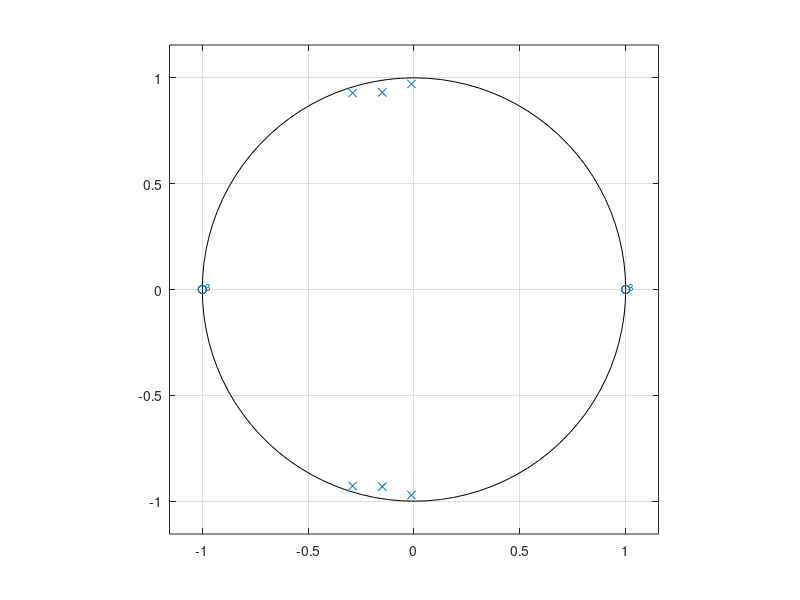
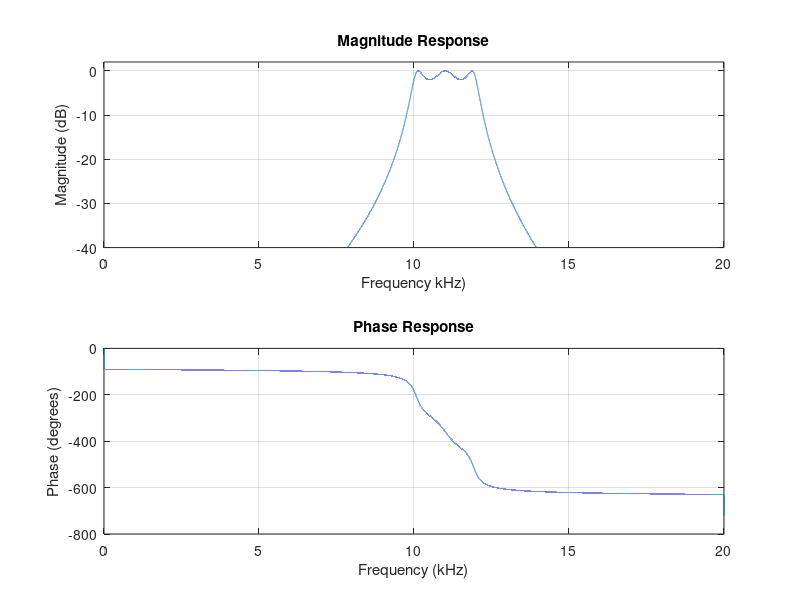

The MATLAB source for these figures, in order:
%% Zidane Karim -- 3/29/2026
%% q1a
n = 6;
f_lo = 10e3;
f_hi = 12e3;
r_p = 2;
f_s = 40e3;

n0 = n /2;

fcrit = [f_lo, f_hi] / (f_s / 2); % Normalize the cutoff frequencies
[z, p, k] = cheby1(n0, r_p, fcrit);
[b,a] = zp2tf(z,p,k);

figure;
title('Pole-Zero Plot', 'FontSize', 14, 'FontWeight', 'bold');
zplane(z, p); 
 
%% 1b
f = linspace(0, f_s /2, 10e4);
% normalizing the frequencies to digital radian
f_normalized = 2*pi*(f/(f_s));

H = freqz(b, a, f_normalized);          

%% 1c
% plot magnitude and phase
figure;
subplot(2,1,1);
plot(f/1e3, 20*log10(abs(H)));
xlabel('Frequency kHz)');
ylabel('Magnitude (dB)');
title('Magnitude Response');
grid on;
xlim([0, (f_s/2)/1e3]);
ylim([-40, 2]);

subplot(2,1,2);
plot(f/1e3, rad2deg(unwrap(angle(H))));
xlabel('Frequency (kHz)');
ylabel('Phase (degrees)');
title('Phase Response');
xlim([0, (f_s/2)/1e3]);
grid on;



%% 1d
% using find function

magnitude_responses = 20*log10(abs(H));
lower = find(f < f_lo & magnitude_responses <= -30);
index_f1 = lower(end); 
f1 = f(index_f1);

higher = find(f > f_hi & magnitude_responses <= -30);
index_f2 = higher(1);
f2 = f(index_f2);

disp(f1);
disp(f2);
